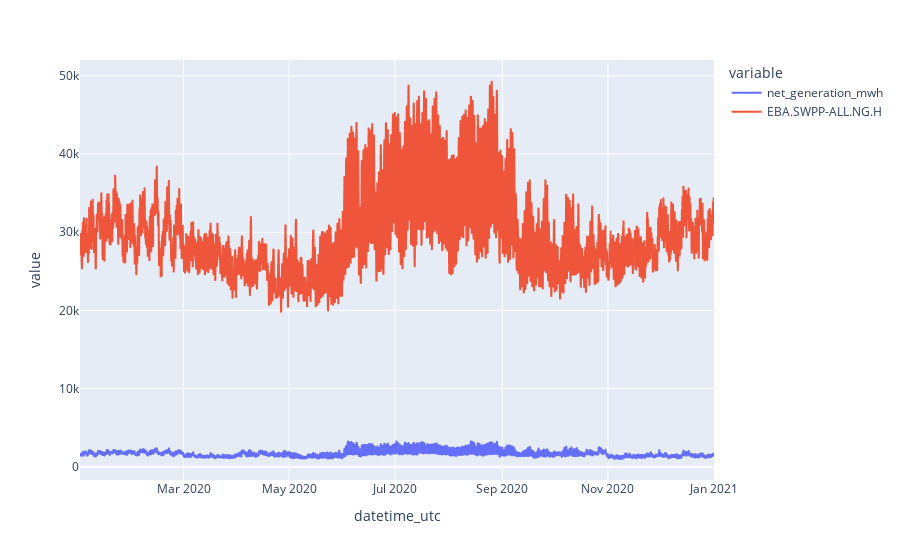

The cell this chart's notebook holds for it:
### Markdown cell above
# Visualize BA of interest

### Code cell
ba = "SWPP"
col_name = GEN_ID.format(ba)
dat = pd.read_csv(path+ba+".csv", parse_dates=["datetime_utc"])
dat = dat[dat.fuel_category=="total"]
dat = dat.merge(raw[ col_name], left_on="datetime_utc", right_index=True)

px.line(dat, x="datetime_utc", y=["net_generation_mwh", col_name])

### Figure 1 — Plotly figure (JSON) as saved in the notebook; plotly's stock layout.template omitted (floating-point values rounded to 4 significant figures; data arrays with more than 128 entries replaced by an {"elided": "..."} marker saying what was removed)
{"data": [{"hovertemplate": "variable=net_generation_mwh<br>datetime_utc=%{x}<br>value=%{y}<extra></extra>", "legendgroup": "net_generation_mwh", "line": {"color": "#636efa", "dash": "solid"}, "marker": {"symbol": "circle"}, "mode": "lines", "name": "net_generation_mwh", "showlegend": true, "type": "scattergl", "x": {"elided": "8784 str values"}, "xaxis": "x", "y": {"elided": "8784 float values"}, "yaxis": "y"}, {"hovertemplate": "variable=EBA.SWPP-ALL.NG.H<br>datetime_utc=%{x}<br>value=%{y}<extra></extra>", "legendgroup": "EBA.SWPP-ALL.NG.H", "line": {"color": "#EF553B", "dash": "solid"}, "marker": {"symbol": "circle"}, "mode": "lines", "name": "EBA.SWPP-ALL.NG.H", "showlegend": true, "type": "scattergl", "x": {"elided": "8784 str values"}, "xaxis": "x", "y": {"elided": "8784 int values"}, "yaxis": "y"}], "layout": {"legend": {"title": {"text": "variable"}, "tracegroupgap": 0}, "margin": {"t": 60}, "xaxis": {"anchor": "y", "domain": [0, 1], "title": {"text": "datetime_utc"}}, "yaxis": {"anchor": "x", "domain": [0, 1], "title": {"text": "value"}}}}
